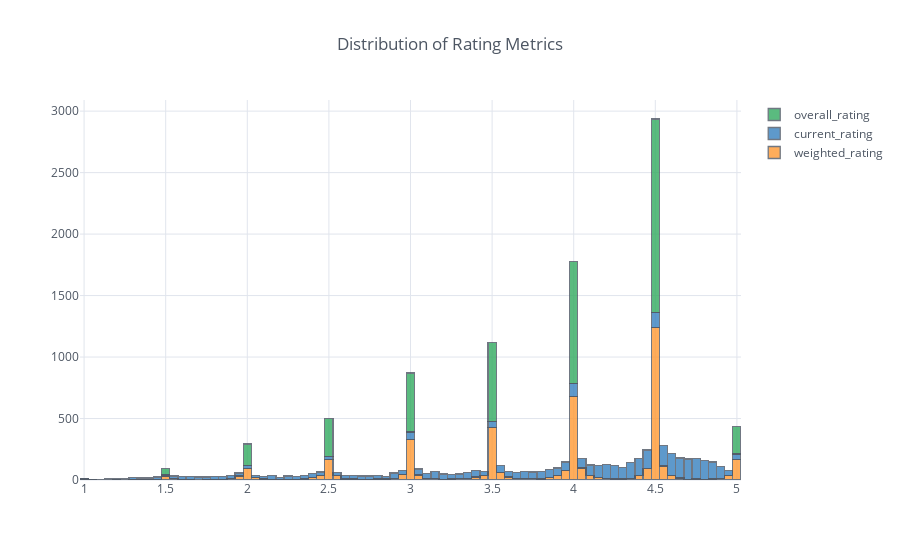

The notebook cell saved with this chart:
### Code cell
rating_df[['weighted_rating', 'current_rating','overall_rating']].iplot(kind='histogram', barmode='stack', theme='white', title = 'Distribution of Rating Metrics')

### Figure 1 — Plotly figure (JSON) as saved in the notebook; plotly's stock layout.template omitted (floating-point values rounded to 4 significant figures; data arrays with more than 128 entries replaced by an {"elided": "..."} marker saying what was removed)
{"data": [{"histfunc": "count", "histnorm": "", "marker": {"color": "rgba(255, 153, 51, 1.0)", "line": {"color": "#4D5663", "width": 1.3}}, "name": "weighted_rating", "opacity": 0.8, "orientation": "v", "type": "histogram", "x": {"elided": "4450 float values"}}, {"histfunc": "count", "histnorm": "", "marker": {"color": "rgba(55, 128, 191, 1.0)", "line": {"color": "#4D5663", "width": 1.3}}, "name": "current_rating", "opacity": 0.8, "orientation": "v", "type": "histogram", "x": {"elided": "4450 float values"}}, {"histfunc": "count", "histnorm": "", "marker": {"color": "rgba(50, 171, 96, 1.0)", "line": {"color": "#4D5663", "width": 1.3}}, "name": "overall_rating", "opacity": 0.8, "orientation": "v", "type": "histogram", "x": {"elided": "4450 float values"}}], "layout": {"barmode": "stack", "legend": {"bgcolor": "#FFFFFF", "font": {"color": "#4D5663"}}, "paper_bgcolor": "#FFFFFF", "plot_bgcolor": "#FFFFFF", "title": "Distribution of Rating Metrics", "titlefont": {"color": "#4D5663"}, "xaxis1": {"gridcolor": "#E1E5ED", "showgrid": true, "tickfont": {"color": "#4D5663"}, "title": "", "titlefont": {"color": "#4D5663"}, "zerolinecolor": "#E1E5ED"}, "yaxis1": {"gridcolor": "#E1E5ED", "showgrid": true, "tickfont": {"color": "#4D5663"}, "title": "", "titlefont": {"color": "#4D5663"}, "zerolinecolor": "#E1E5ED"}}}
